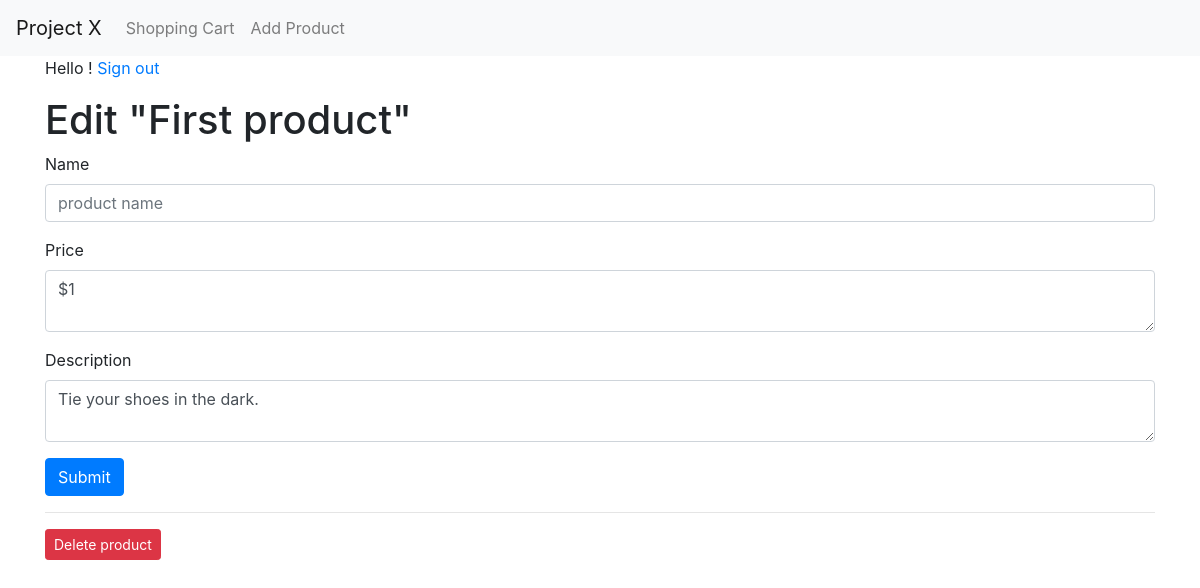
The app's page /1/edit with its own data.
### tables this page shows
CREATE TABLE products (
    id INTEGER PRIMARY KEY AUTOINCREMENT,
    -- created TIMESTAMP NOT NULL DEFAULT CURRENT_TIMESTAMP,
    product_name TEXT NOT NULL,
    description TEXT NOT NULL,
    price TEXT NOT NULL
);

### app.py (the view, shortened to what this page needs)
@app.route('/<int:id>/edit', methods=('GET', 'POST'))
def edit(id):
    product = Product(product_id=id)
    return render_template('edit.html', product=product)

### app.py (called while the page is built)
def get_db_connection():
    conn = sqlite3.connect('database.db')
    conn.row_factory = sqlite3.Row
    return conn

### templates/edit.html (shortened to what this page needs)
{% extends 'base.html' %}
{% block content %}
<h1>{% block title %} Edit "{{ product['name'] }}" {% endblock %}</h1>
<form method="post">
    <div class="form-group">
        <label for="product_name">Name</label>
        <input type="text" name="product_name" placeholder="product name"
               class="form-control"
               value="{{ request.form['product'] or product['product'] }}">
    </div>
    <div class="form-group">
        <label for="price">Price</label>
        <textarea name="price" placeholder="product price"
                  class="form-control">{{ request.form['price'] or product['price'] }}</textarea>
    </div>
    <div class="form-group">
        <label for="description">Description</label>
        <textarea name="description" placeholder="product description"
                  class="form-control">{{ request.form['description'] or product['description'] }}</textarea>
    </div>
    <div class="form-group">
        <button type="submit" class="btn btn-primary">Submit</button>
    </div>
</form>
<hr>
<form action="{{ url_for('delete', id=product['id']) }}" method="post">
    <input type="submit" value="Delete product"
            class="btn btn-danger btn-sm"
            onclick="return confirm('Are you sure you want to delete this product?')">
</form>
{% endblock %}

### records on screen
products: name "First product", price "$1", description "Tie your shoes in the dark."
